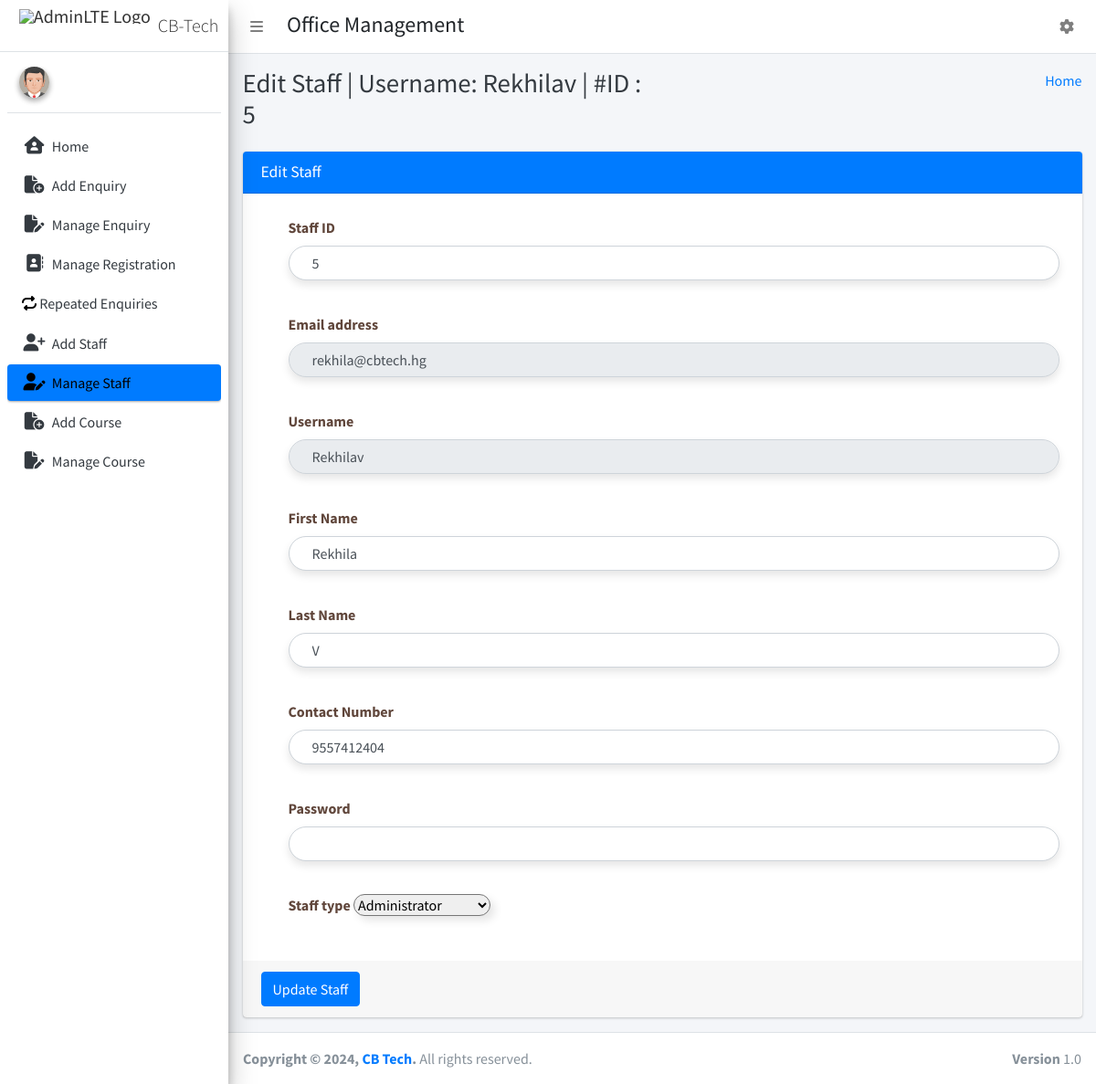
The page /edit_staff/5/ (signed in) on the database its author committed.
### cbtech_app/models.py (models this page shows)
class CustomUser(AbstractUser):
    STAFF_TYPES = (
        ('Admin', 'Administrator'),
        ('Faculty', 'Faculty'),
        ('Counsellor', 'Counsellor'),
        ('Accountant', 'Accountant'),
        ('Manager','Marketing Manager')
    )
    staff_type = models.CharField(max_length=12, choices=STAFF_TYPES)
    contact_number = models.CharField(max_length=15)

### cbtech_app/AdminViews.py (the view)
# urls.py: path('edit_staff/<int:staff_id>/', AdminViews.edit_staff, name="edit_staff"),
@login_required(login_url='/')
def edit_staff(request, staff_id):
    staff = User.objects.get(id=staff_id)
    context = {
        "staff": staff,
        "id": staff_id,
    }
    return render(request, "admin_template/edit_staff_template.html", context)

### templates/admin_template/edit_staff_template.html (shortened to what this page needs)
{% extends 'admin_template/base_template.html' %}
{% block page_title %}
    Edit Staff | Username: {{ staff.username }} | #ID : {{ staff.id }}
{% endblock page_title %}
{% block main_content %}
{% load static %}
<section class="content">
        <div class="container-fluid">
            <div class="row">
                <div class="col-md-12">
                    <div class="card card-primary">
                    <div class="card-header">
                        <h3 class="card-title">Edit Staff</h3>
                    </div>
                    <form role="form" method="POST" action="{% url 'edit_staff_save' user_id=staff.id %}">
                        <div class="card-body">
                            <div class="form-group">
                                <label>Staff ID</label>
                                <input type="text" class="form-control" name="staff_id" value="{{ staff.id }}">
                            </div>
                            <div class="form-group">
                                <label>Email address</label>
                                <input type="email" class="form-control" name="email" value="{{ staff.email }}" disabled="true">
                            </div>
                            <div class="form-group">
                                <label>Username</label>
                                <input type="text" class="form-control" name="username" value="{{ staff.username }}" disabled="true">
                            </div>
                            <div class="form-group">
                                <label>First Name</label>
                                <input type="text" class="form-control" name="first_name" value="{{ staff.first_name }}">
                            </div>
                            <div class="form-group">
                                <label>Last Name</label>
                                <input type="text" class="form-control" name="last_name" value="{{ staff.last_name }}">                            </div>
                            <div class="form-group">
                                <label>Contact Number</label>
                                <input type="text" class="form-control" name="contact_number" value="{{ staff.contact_number }}">
                            </div>
                            <div class="form-group">
                                <label>Password</label>
                                <input type="password" class="form-control" name="password" >
                            </div>
                            <div class="form-group">
                                <label for="staff_type">Staff type</label>
                                <select name="staff_type" id="staff_type" >
                                  <option value="admin" {% if staff.staff_type == 'admin' %}selected{% endif%}>Administrator</option>
                                </select>
                            </div>
                        </div>
                        <div class="card-footer">
                        <button type="submit" class="btn btn-primary">Update Staff</button>
                        </div>
                    </form>
                    </div>
                </div>
            </div>
        </div>
      </section>
  {% endblock main_content %}

### templates/admin_template/base_template.html (style rules this page uses)
.card-body { padding:15px; margin-left:25px; color: #321103c6; }
.form-group { padding: 10px; }
.form-group .form-control { border-radius:50px; padding:0px 25px; box-shadow:0px 5px 10px rgba(0, 0, 0 , 0.1) }
.form-group select { border-radius:50px; box-shadow:5px 5px 10px rgba(0, 0, 0 , 0.1); outline:none; }
.form-group select:after { outline:none; }

### rows shown on the page
CustomUser: username "Rekhilav", id "5", staff_id "5", email "rekhila@cbtech.hg", first_name "Rekhila", last_name "V", contact_number "9557412404"
